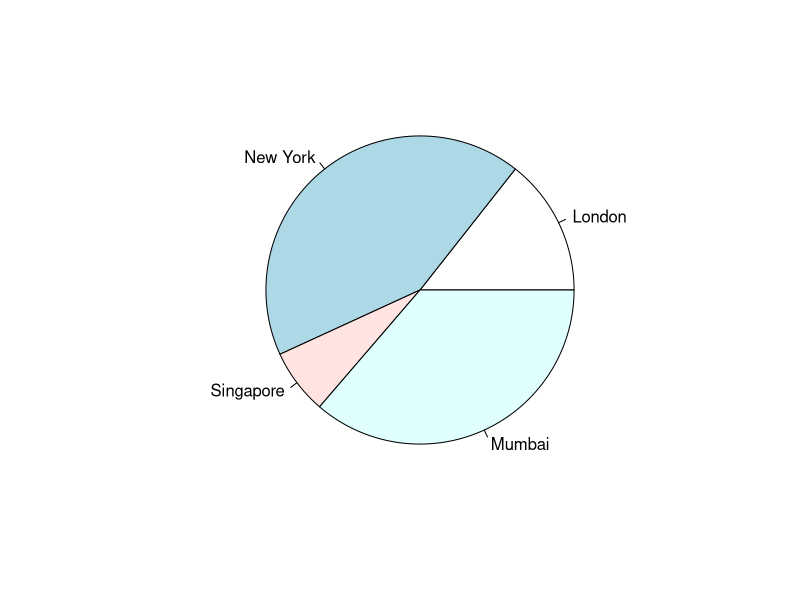
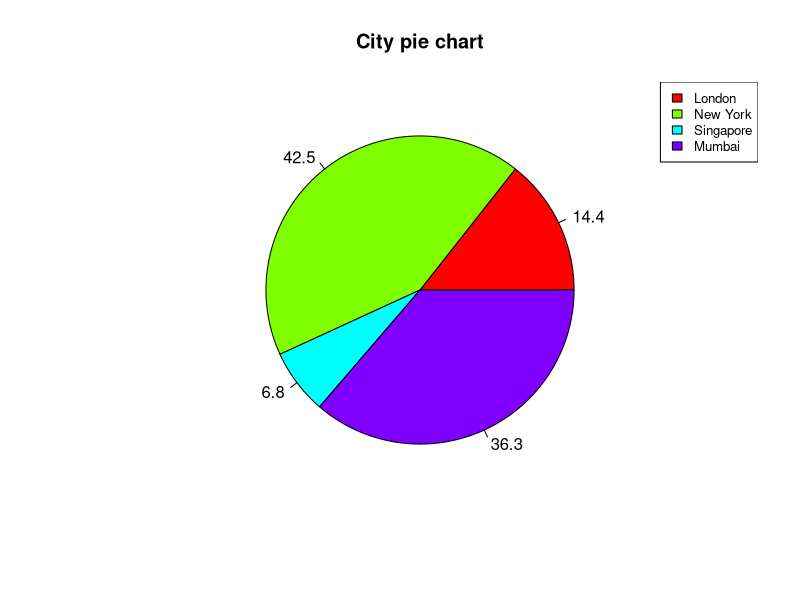
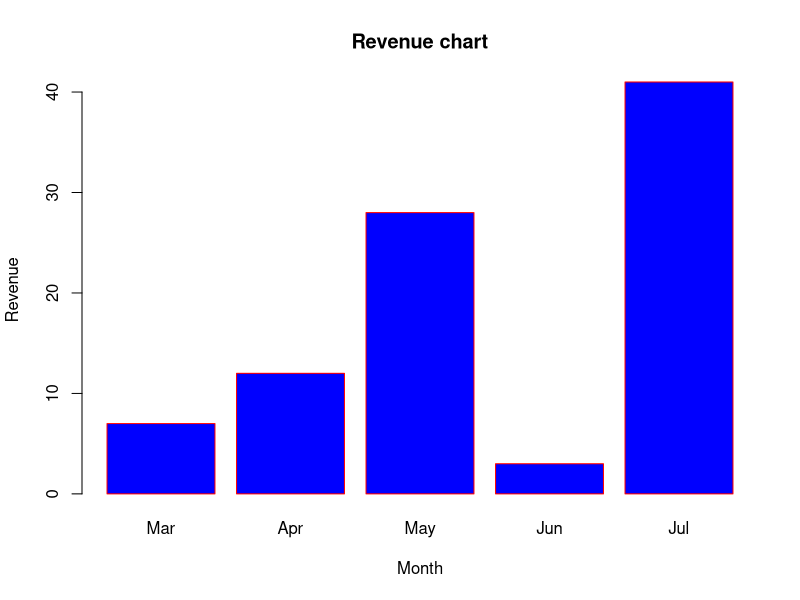
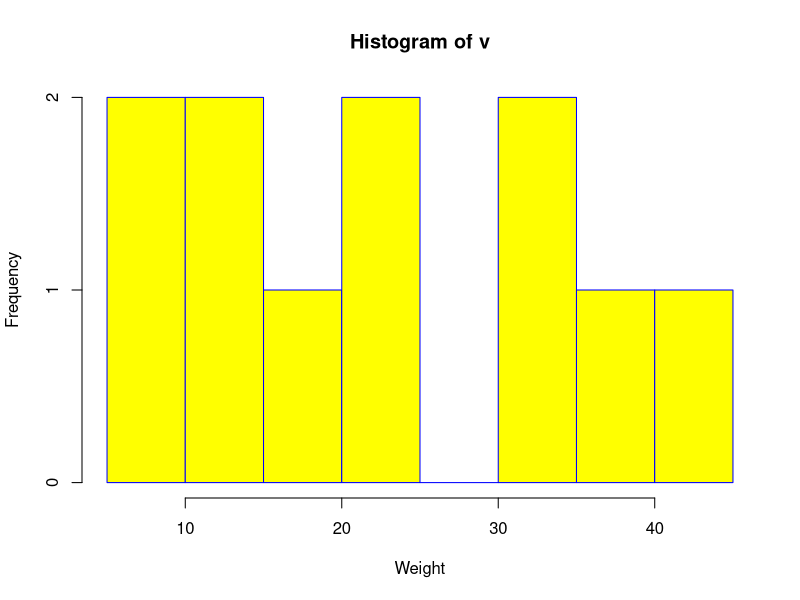
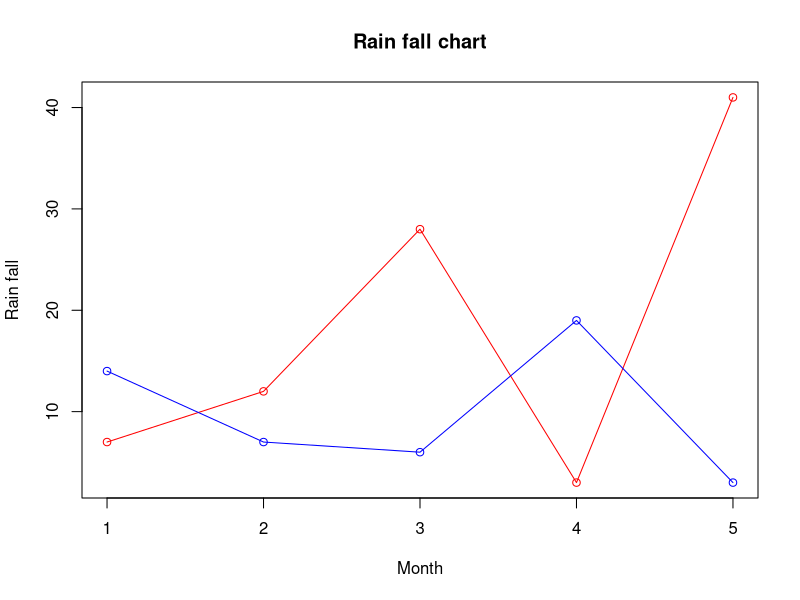
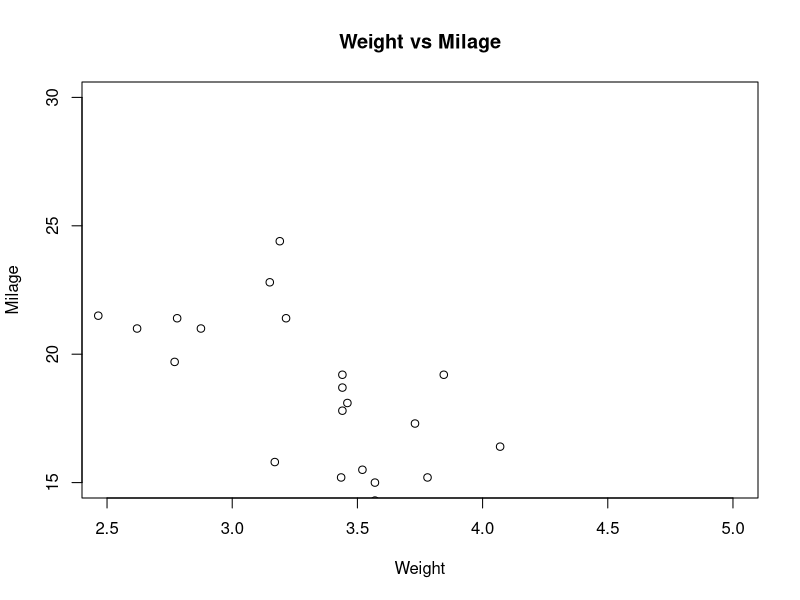

Reproduce these figures in R, in order.

# 1. PIE CHARTS


# Create data for the graph.
data <- c(21, 62, 10, 53)
labels <- c("London", "New York", "Singapore", "Mumbai")

# Give the chart file a name.
png(file = "city.png")

# Plot the chart.
pie(data, labels)

# Save the file.
dev.off()



# Create data for the graph.
data <-  c(21, 62, 10,53)
labels <-  c("London","New York","Singapore","Mumbai")

piepercent<- round(100*data/sum(data), 1)

# Give the chart file a name.
png(file = "city_percentage_legends.jpg")

# Plot the chart.
pie(data, labels = piepercent, main = "City pie chart",col = rainbow(length(data), alpha = 1))
legend("topright", c("London","New York","Singapore","Mumbai"), cex = 0.8,
       fill = rainbow(length(data), alpha = 1))

# Save the file.
dev.off()





# 2. BAR CHARTS


# Create the data for the chart
H <- c(7,12,28,3,41)
M <- c("Mar","Apr","May","Jun","Jul")

# Give the chart file a name
png(file = "barchart_months_revenue.png")

# Plot the bar chart 
barplot(H,names.arg=M,xlab="Month",ylab="Revenue",col="blue",
        main="Revenue chart",border="red")

# Save the file
dev.off()





# 3. HISTOGRAMS


# Create data for the graph.
v <-  c(9,13,21,8,36,22,12,41,31,33,19)

# Give the chart file a name.
png(file = "histogram.png")

# Create the histogram.
hist(v,xlab = "Weight",col = "yellow",border = "blue")

# Save the file.
dev.off()





# 4. LINE CHARTS


# Create the data for the chart.
v <- c(7,12,28,3,41)
t <- c(14,7,6,19,3)

# Give the chart file a name.
png(file = "line_chart_2_lines.jpg")

# Plot the bar chart.
plot(v,type = "o",col = "red", xlab = "Month", ylab = "Rain fall", 
     main = "Rain fall chart")

lines(t, type = "o", col = "blue")

# Save the file.
dev.off()





# 5. SCATTER PLOTS


# Get the input values.
input <- mtcars[,c('wt','mpg')]

# Give the chart file a name.
png(file = "scatterplot.png")

# Plot the chart for cars with weight between 2.5 to 5 and mileage between 15 and 30.
plot(x = input$wt,y = input$mpg,
     xlab = "Weight",
     ylab = "Milage",
     xlim = c(2.5,5),
     ylim = c(15,30),		 
     main = "Weight vs Milage"
)

# Save the file.
dev.off()